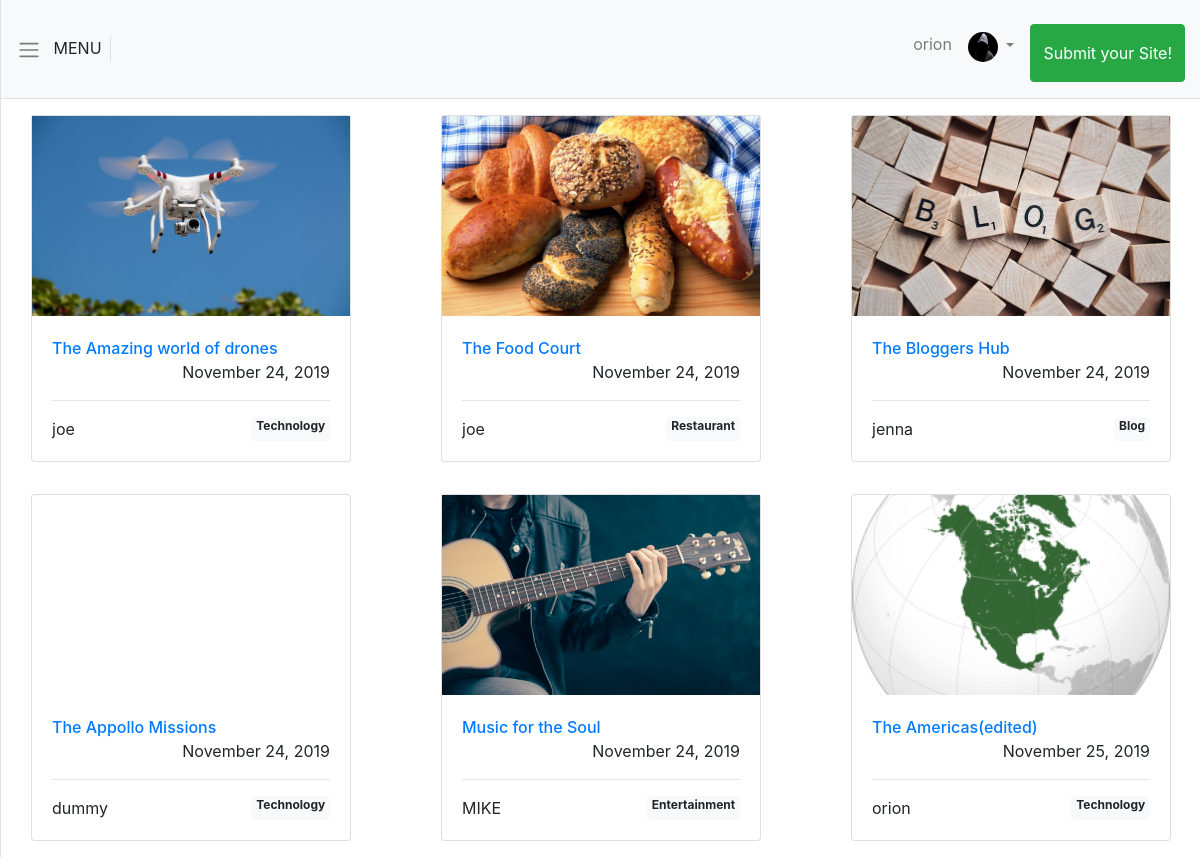
Before: / (signed in) with the older database file.
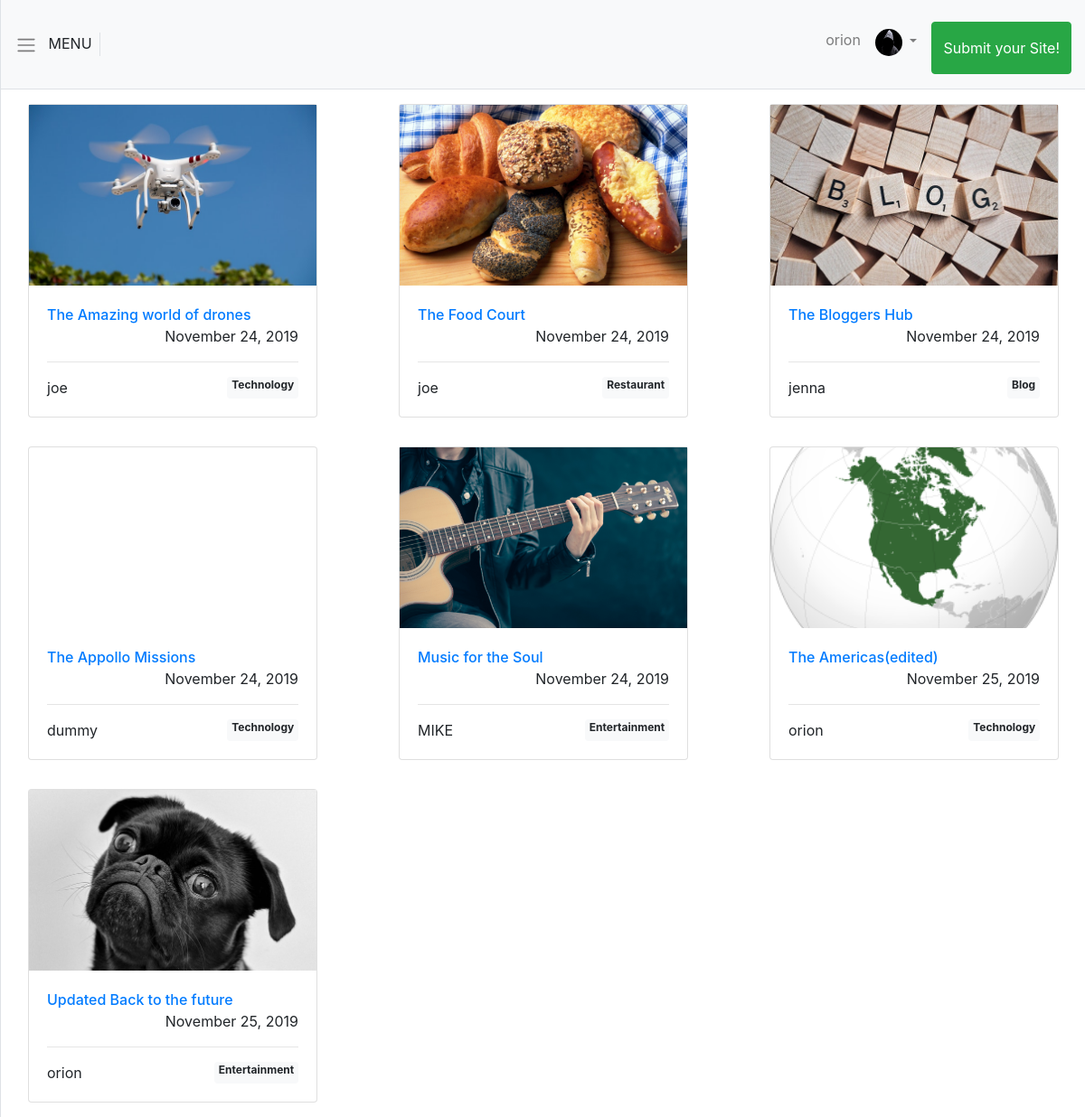
After: the same page with the newer database file.
### accounts/models.py (models this page shows, shortened)
class CustomUser(AbstractUser):
    avatar = models.ImageField(upload_to='avatars', default='default_avatar.jpg')
    bio = models.CharField(max_length=500, null=True, blank=True)
    telephone = models.CharField(max_length=13, blank=True, null=True)
    def __str__(self):
        return self.username

### sites/models.py (models this page shows, shortened)
class Site(models.Model):
    cover = models.ImageField(upload_to='sites_images')
    title = models.CharField(max_length=100)
    description = models.TextField()
    tags = models.ManyToManyField(Tag)
    author = models.ForeignKey(get_user_model(), on_delete=models.CASCADE, related_name='sites')
    created_at = models.DateTimeField(auto_now_add=True, blank=True, null=True)
    link = models.URLField(blank=True, null=True)

class Tag(models.Model):
    name = models.CharField(max_length=13)
    def __str__(self):
        return self.name

### sites/views.py (the view)
# urls.py: path('', SiteListView.as_view(), name='home'),
class SiteListView(ListView):
    model = Site
    template_name = 'home.html'

### templates/home.html
{% extends 'base.html'%}
{% block content%}
<div class="row">
    {% for object in object_list %}
    <div class="col-lg-4 col-md-6 my-3">
        <div class="card mx-auto" style="width: 20rem;">
            <a href="{% url 'site' object.id %}">
                <div class="site_display_image" style="background-image: url({{object.cover.url}});"></div>
            </a>
            <div class="card-body site_display_card_body">
                <div>
                    <a href="{% url 'site' object.id %}">
                        <span class="h6 text-center">{{object.title}}</span>
                    </a>
                </div>
                <div style="display:flex; justify-content: flex-end;">
                    <span>{{object.created_at | date:"F d, Y" }}</span>
                </div>
                <hr>
                <div style="display:flex; justify-content:space-between;">
                    <span>{{object.author}}</span>
                    {% for tag in object.tags.all %}
                    <span class="badge badge-light">{{tag}}</span>
                    {% endfor%}
                </div>
            </div>
        </div>
    </div>
    {% endfor %}
</div>
{% endblock content%}

### templates/base.html (shortened to what this page needs)
{% load static%}
<!DOCTYPE html>
<html lang="en">
<head>
    <link rel="stylesheet" href="https://stackpath.bootstrapcdn.com/bootstrap/4.3.1/css/bootstrap.min.css"
>
    <link rel="stylesheet" href="{%static 'css/simple-sidebar.css'%}">
    <link rel="stylesheet" href="{% static 'css/circle.css'%}">
    <link rel="stylesheet" href="{% static 'css/main.css'%}">
</head>
<body>
    <div class="d-flex" id="wrapper">
        <div id="page-content-wrapper">
            {% include 'navbar.html'%}
            <div class="container-fluid px-0">
                {% block content%}
                {% endblock content%}
            </div>
        </div>
    </div>
</body>
</html>

### templates/navbar.html (shortened to what this page needs)
<nav class="navbar navbar-expand-lg navbar-light bg-light border-bottom p-3 my_navbar">
    <div style="cursor: pointer; height: 100%;" id='menu-toggle' class="border-right">
        <span class="navbar-toggler-icon"></span>
        <span class="px-2">MENU</span>
    </div>
    <div class="collapse navbar-collapse" id="navbarSupportedContent">
        <ul class="navbar-nav ml-auto mt-2">
            {% if user.is_authenticated%}
            <li class="nav-item">
                <a class="nav-link" href="{%url 'profile' user.id%}">{{user.username}}</a>
            </li>
            <li class="nav-item dropdown">
                <a class="nav-link dropdown-toggle" href="#" id="navbarDropdown" role="button" data-toggle="dropdown"
                    aria-haspopup="true" aria-expanded="false">
                    <img src="{{user.avatar.url}}" alt="user.username" class="navbar_avatar">
                </a>
            </li>
            <li>
                <a class="btn btn-success btn-large h-100 py-3 ml-2" href="{% url 'add_site' %}">Submit your Site!</a>
            </li>
            {% else %}
            <li class="nav-item">
                <a class="nav-link" href="{% url 'login' %}">REGISTER/LOGIN</a>
            </li>
            {% endif %}
        </ul>
    </div>
</nav>

### static/css/simple-sidebar.css (style rules this page uses)
body { overflow-x: hidden; }
#page-content-wrapper { min-width: 100vw; }

### static/css/main.css (style rules this page uses)
.navbar_avatar { width:30px; height:30px; border-radius: 50%; }
.site_display_image { height:200px; min-width:19rem; background-size: cover; background-position: center; background-repeat: no-repeat; }

Changed rows visible on the page:
added Site: cover (picture), title "Updated Back to the future", created_at "November 25, 2019", author "orion", Tag (name "Entertainment")
